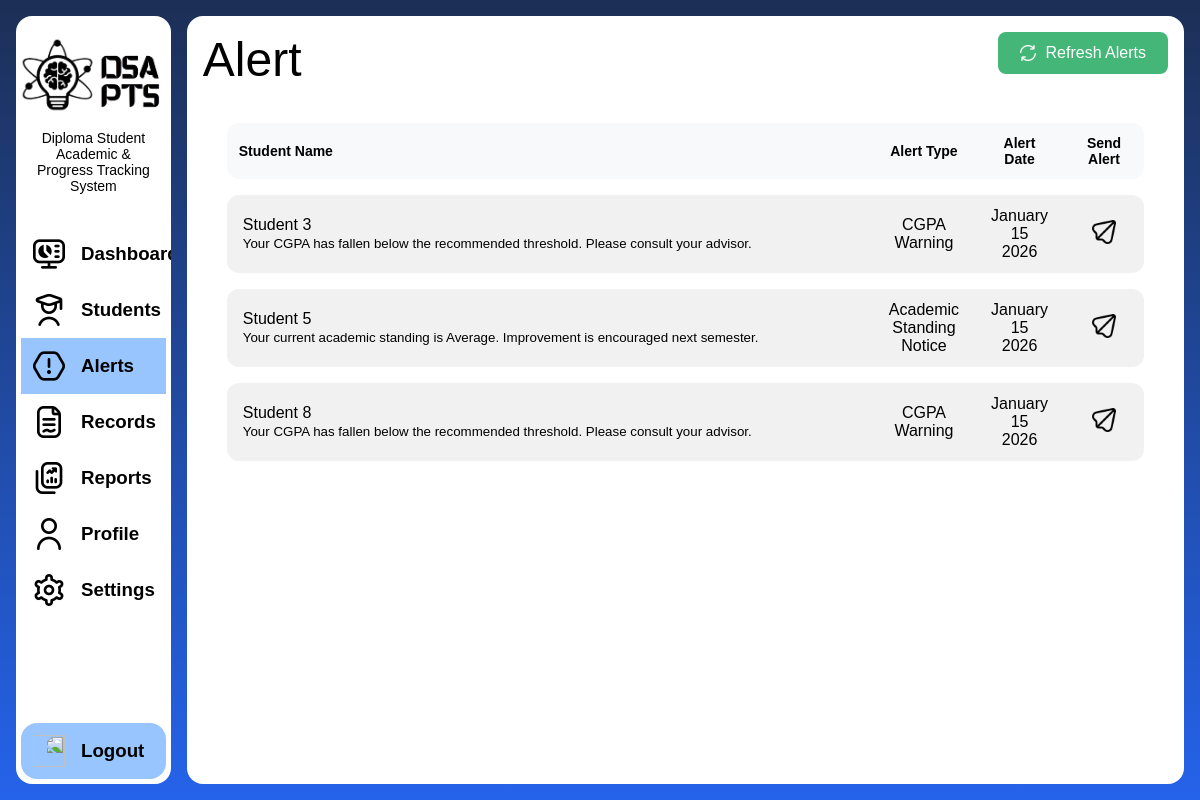
Before: /advisor/advisor-alerts.php (signed in) with the older database file.
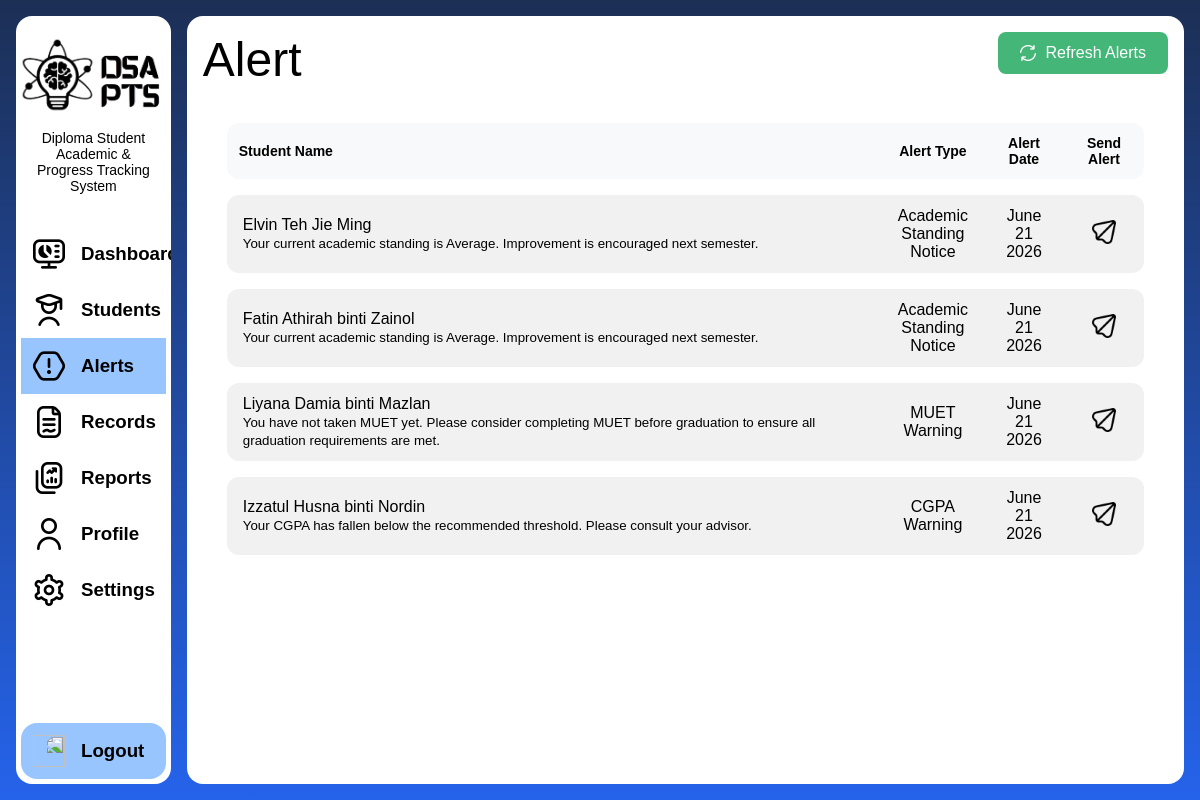
After: the same page with the newer database file.
### tables this page shows
CREATE TABLE `alert` (
  `alert_id` int(11) NOT NULL,
  `message` text NOT NULL,
  `alert_type` varchar(50) DEFAULT NULL,
  `date_sent` date NOT NULL,
  `user_id` int(11) DEFAULT NULL
);

CREATE TABLE `user` (
  `user_id` int(11) NOT NULL,
  `login_id` varchar(10) NOT NULL,
  `name` varchar(100) NOT NULL,
  `email` varchar(100) NOT NULL,
  `password` varchar(255) NOT NULL,
  `profile_picture` varchar(255) DEFAULT NULL,
  `address` varchar(255) DEFAULT NULL,
  `phone_number` varchar(20) DEFAULT NULL
);

### models/functions.php (called while the page is built, shortened)
<?php
function getAdvisorAlerts($conn, $advisorId)
{
    $sql = "
        SELECT
            alert.*,
            user.name AS name
        FROM alert
        INNER JOIN student ON alert.user_id = student.user_id
        INNER JOIN user ON student.user_id = user.user_id
        WHERE student.advisor_id = '$advisorId'
        ORDER BY alert.date_sent DESC
    ";
    $result = $conn->query($sql);
    $data = [];
    while ($row = $result->fetch_assoc()) {
        $data[] = $row;
    }
    return $data;
}

### advisor/advisor-alerts.php (the view, shortened to what this page needs)
<!DOCTYPE html>
<html lang="en">
<head>
    <link rel="stylesheet" href="../style/layout.css">
    <link rel="stylesheet" href="../style/advisor.css">
    <link rel="stylesheet" href="../style/styles.css">
    <link rel="stylesheet" href="../style/admin.css">
</head>
<body class="page-body main-gradient-bg">
    <?php
    include("components/sidebar-advisor.php");
    include("../models/functions.php");
    ?>
    <?php
    $alert = getAdvisorAlerts($conn, $_SESSION['user_id']);
    ?>
    <main class="main-content main-rounded">
        <div class="title-row">
            <h1 class="content-title">Alert</h1>
            <form method="POST" style="display:inline;">
                <button type="submit" name="refresh_alerts" class="admin-btn" style="border:none; cursor:pointer;">
                    <span class="admin-icon"><img src="../assets/icons/refresh.png" alt="" style="height: 16px;"></span>
                    <span class="admin-text">Refresh Alerts</span>
                </button>
            </form>
        </div>
        <main class="content">
            <table class="table-student">
                <thead>
                    <tr>
                        <th class="name-col">Student Name</th>
                        <th class="action">Alert Type</th>
                        <th class="action">Alert Date</th>
                        <th class="action">Send Alert</th>
                    </tr>
                </thead>
                <tbody>
                    <?php foreach ($alert as $a): ?>
                        <tr>
                            <td class="name-col"><?= $a['name'] ?>
                                <br> <small><?= $a['message'] ?></small>
                            </td>
                            <td>
                                <?= $a['alert_type'] ?>
                            </td>
                            <td>
                                <?= date("F d Y", strtotime($a['date_sent'])) ?>
                            </td>
                            <td>
                                <form method="POST" style="display:inline;">
                                    <button type="submit" style="background:none;border:none;cursor:pointer;padding:0;">
                                        <img src="../assets/icons/send.png" alt="Send Alert" style="height: 24px;">
                                    </button>
                                </form>
                            </td>
                        </tr>
                    <?php endforeach; ?>
                </tbody>
            </table>
        </main>
</body>
</html>

Changed rows visible on the page:
removed alert: user.name "Student 3", message "Your CGPA has fallen below the recommended threshold. Please consult your advisor.", alert_type "CGPA Warning", date_sent "January 15 2026"
removed alert: user.name "Student 5", message "Your current academic standing is Average. Improvement is encouraged next semester.", alert_type "Academic Standing Notice", date_sent "January 15 2026"
removed alert: user.name "Student 8", message "Your CGPA has fallen below the recommended threshold. Please consult your advisor.", alert_type "CGPA Warning", date_sent "January 15 2026"
added alert: user.name "Elvin Teh Jie Ming", message "Your current academic standing is Average. Improvement is encouraged next semester.", alert_type "Academic Standing Notice", date_sent "June 21 2026"
added alert: user.name "Fatin Athirah binti Zainol", message "Your current academic standing is Average. Improvement is encouraged next semester.", alert_type "Academic Standing Notice", date_sent "June 21 2026"
added alert: user.name "Liyana Damia binti Mazlan", message "You have not taken MUET yet. Please consider completing MUET before graduation to ensure all graduation requirements are met.", alert_type "MUET Warning", date_sent "June 21 2026"
added alert: user.name "Izzatul Husna binti Nordin", message "Your CGPA has fallen below the recommended threshold. Please consult your advisor.", alert_type "CGPA Warning", date_sent "June 21 2026"
